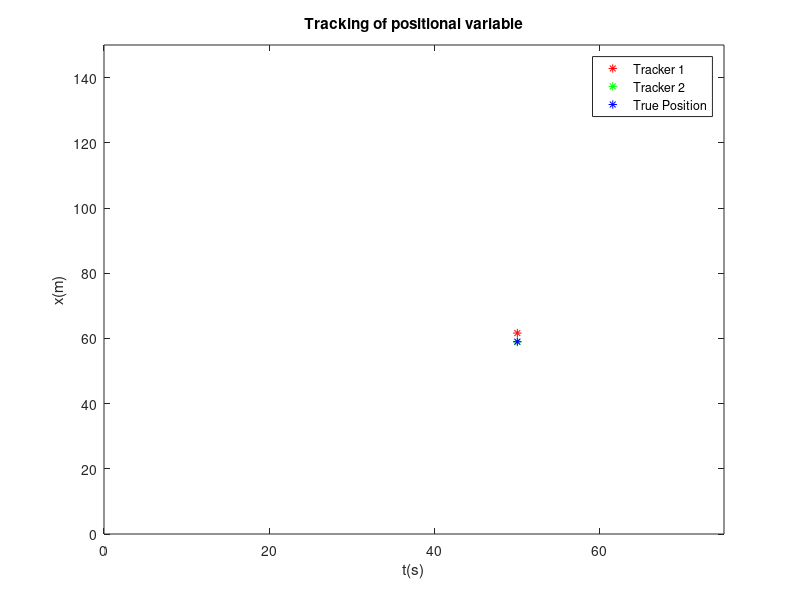
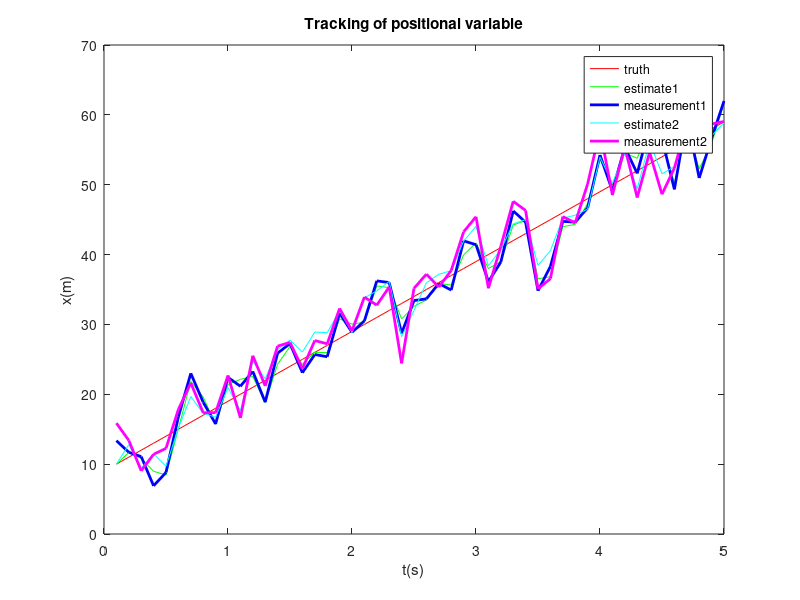

Source code (MATLAB) for these figures, in order:
% One Dimentional Kalman Tracking Problem with two different trackers
% with state noise and coupling noise
% Version 2
% System Definition
% x+ = x + u * dt + n
% y  = x+  + v

clc; clear all; close all;

dt = 0.1; N = 50; 
t = dt*(1:N);
F_x = 1;
F_u = dt;
F_n = 1;
H = 1;

Q = 16;                     % Process noise factor
R1 = 4; R2 = 9;             % Measurement noise factors


q = sqrt(Q);
r1 = sqrt(R1);
r2 = sqrt(R1);
r3 = r1*r2;

% Trajectory simulation
xt0 = 10; u = 10;
xt = zeros(1,N);
xt(1) = xt0;

for i = 2:N
    xt(i) = F_x * xt(i-1) + F_u * u;        
end

% measurement simulation
v3 = r3 * randn(1,N);       % Coupling Noise factor

v1 = r1 * randn(1,N);       % Indivisual noise factor
y1 = H*xt + v1 + v3;        % Indivisual noise factor

v2 = r2 *  randn(1,N);    
y2 = H*xt + v2 + v3;

% Trackers positional initialization
x1 = zeros(1,N);
x1(1) = xt0;
x2 = zeros(1,N);
x2(1) = xt0;

P1 = 10; P2 = 10;

for i= 2:N    
    % Tracker-1 Kalman estimation
    n1 = q * randn;
    x1(i) = F_x * x1(i-1) + F_u * u + F_n * n1;
    P1(i) = F_x*P1(i-1)*F_x' + Q;
    
    K1(i) = P1(i)*H'/(H*P1(i)*H' + R1);
    x1(i) = x1(i) + K1(i)*(y1(i)- H*x1(i));
    P1(i) = (1 - K1(i)*H)*P1(i);
    
    % Tracker-2 Kalman estimation
    n2 = q * randn;    
    x2(i) = F_x * x2(i-1) + F_u * u + F_n * n2;
    P2(i) = F_x*P2(i-1)*F_x' + Q;
    
    K2(i) = P2(i)*H'/(H*P2(i)*H' + R2); 
    x2(i) = x2(i) + K2(i)*(y2(i) - H*x2(i));
    P2(i) = (1 - K2(i)*H)*P2(i);
    
    % plots
    plot(i,x1(i),'*r', i, x2(i), '*g', i, xt(i), '*b'); 
    xlabel('t(s)'); ylabel('x(m)'); title('Tracking of positional variable');
    legend('Tracker 1','Tracker 2','True Position');
    axis([0 N*1.5 0 150]);
    pause(0.5)
    drawnow
end

figure
plot(t,xt,'r',t,x1,'g',t,y1,'b', 'LineWidth', 2); hold on;
plot(t,x2,'c',t,y2,'m', 'LineWidth', 2);
xlabel('t(s)'); ylabel('x(m)'); title('Tracking of positional variable');
legend('truth','estimate1','measurement1','estimate2','measurement2');

